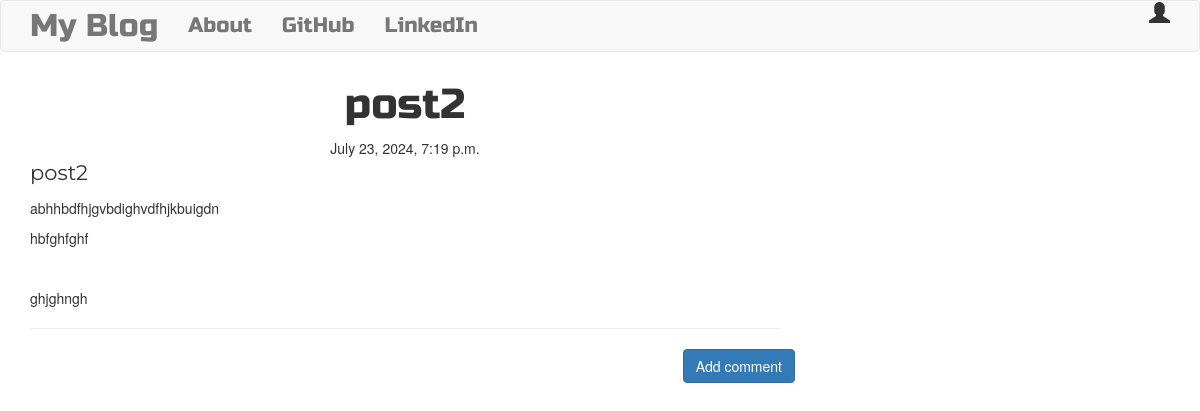
The app's page /post/2/ with its own data.
### blog/models.py (models this page shows, shortened)
class Post(models.Model):
    author = models.ForeignKey('auth.user',on_delete=models.CASCADE)
    title = models.CharField(max_length=200)
    text = models.CharField(max_length=500)
    created_date = models.DateTimeField(default=timezone.now())
    published_date = models.DateTimeField(blank=True,null=True)

### blog/views.py (the view)
# urls.py: path('post/<int:pk>/',views.PostDetailViews.as_view(),name='post_detail'),
class PostDetailViews(DetailView):
    model = Post

### blog/templates/blog/post_detail.html (shortened to what this page needs)
{% extends 'blog/base.html' %}
{% block content %}
    <h1 class="posttitle loader">{{ post.title }}</h1>
    {% if post.published_date %}
        <div class="date postdate">
            {{ post.published_date }}
        </div>
        {% else %}
            <a class="btn btn-default" href="{% url "post_publish" pk=post.pk %}">Publish</a>
    {% endif %}
    <p class="postcontent">{{ post.title|safe|linebreaksbr }}</p>
    <p class="postcontent">{{ post.text|safe|linebreaksbr }}</p>
    <hr>
    <a class = "btn btn-primary btn-comment" href="{% url 'add_comment_to_post' pk=post.pk%}">Add comment</a>
{% endblock %}

### blog/static/css/blog.css (style rules this page uses)
.postdate { text-align: center; }
.posttitle { font-family: 'Russo One', sans-serif; font-size: 3em; text-align: center; }
.postcontent { font-family: 'Montserrat'; font-size: 1.5em; }
.btn-comment { position: absolute; right: 0px; }
.loader { filter:hue-rotate(0deg); color: linear-gradient(45deg,#0f8,#08f); animation:hue 5000ms infinite linear; }
.posttitle { font-family: 'Russo One', sans-serif; font-size: 3.0em; text-align: center; }

### records on screen
Post: title "post2", published_date "July 23, 2024, 7:19 p.m.", text "abhhbdfhjgvbdighvdfhjkbuigdn hbfghfghf ghjghngh"
